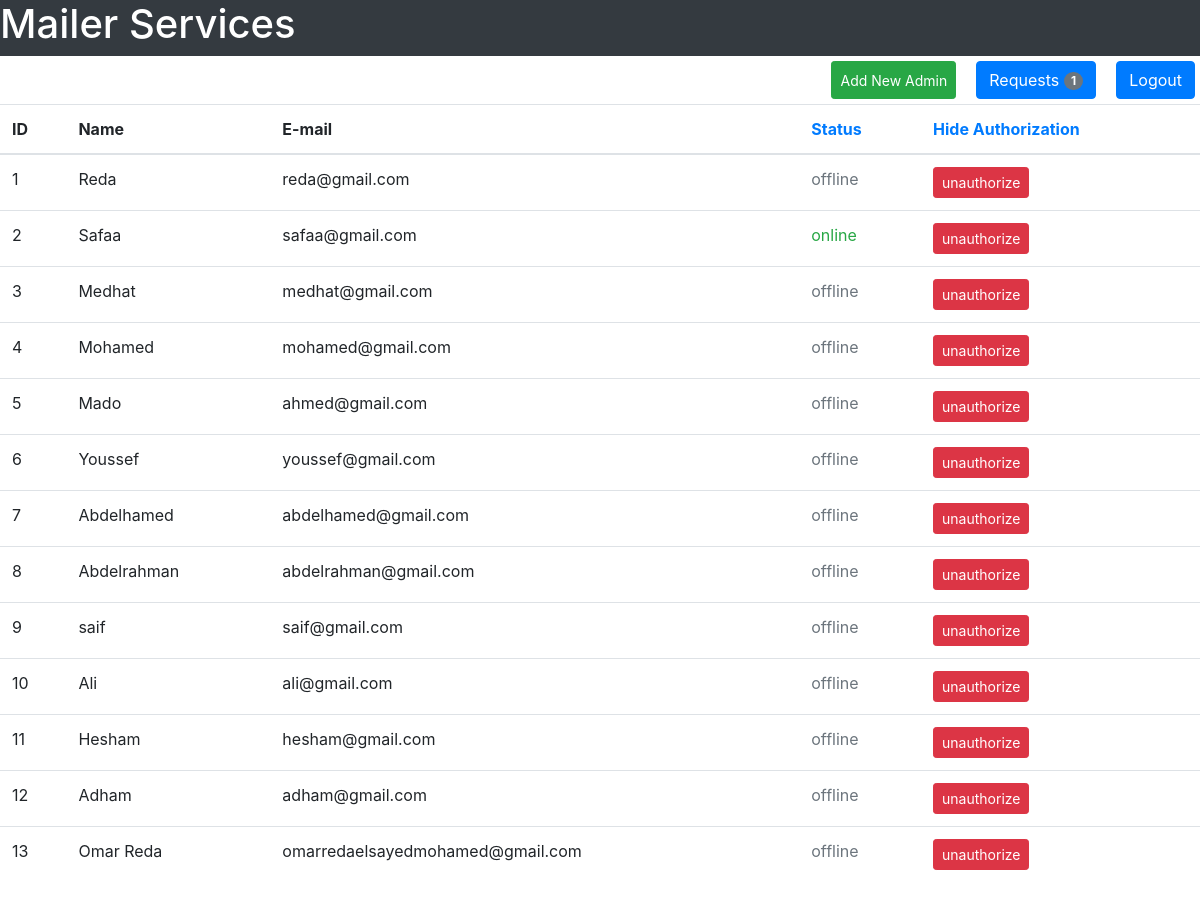
Before: /admin/main-page with the older database file.
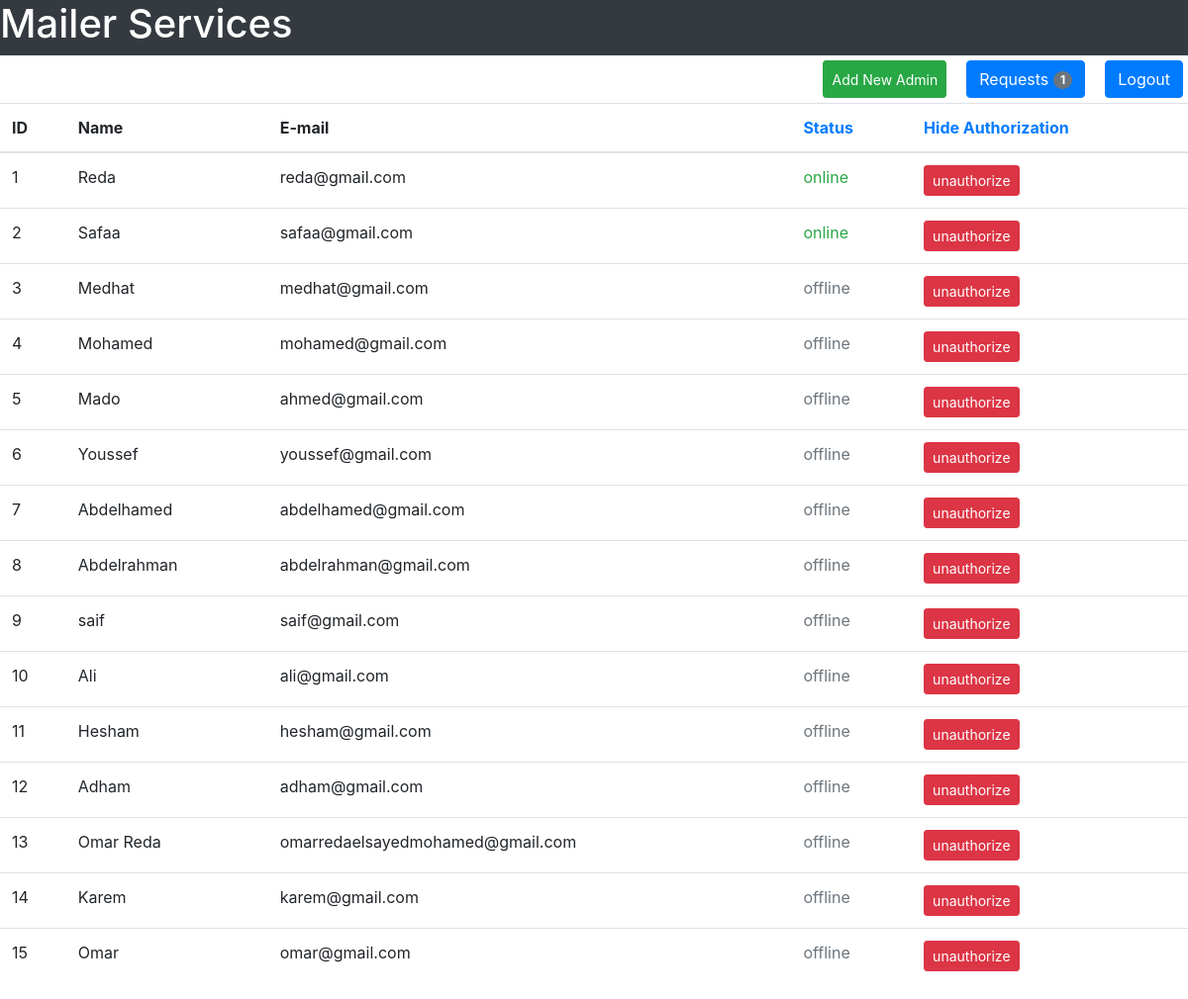
After: the same page with the newer database file.
### tables this page shows
CREATE TABLE user(user_id INTEGER PRIMARY KEY, user_name TEXT NOT NULL, user_email TEXT NOT NULL, user_password TEXT  NOT NULL, user_gender TEXT NOT NULL, user_date_of_birth TEXT NOT NULL, user_city TEXT NOT NULL, user_country TEXT NOT NULL, user_contact INTEGER, user_account_creation_date TEXT NOT NULL, user_active INTEGER DEFAULT 0 CHECK(user_active == 1 OR user_active == 0), visits INTEGER DEFAULT 0, UNIQUE(user_email));

### Admin/admins.py (the view)
@admin_bp.route("/admin/main-page")
def admin_page():
    sqlite_connection = sqlite3.connect("MAIL_DB.db")
    check_unauthorized_query = """SELECT user_email FROM unauthorize;"""
    db_unauthorized_mails = sqlite_connection.execute(check_unauthorized_query)
    un_authorized_mails = []
    for mail in db_unauthorized_mails:
        un_authorized_mails.append(mail[0])
    select_all_users = """SELECT user_id, user_name, user_email, user_active FROM user;"""
    db_all_users = sqlite_connection.execute(select_all_users)
    user_data = {}
    all_users = []
    for user in db_all_users:
        user_data["user_id"] = user[0]
        user_data["user_name"] = user[1]
        user_data["user_email"] = user[2]
        user_data["user_status"] = user[3]
        user_data["user_authorized"] = True
        for mail in un_authorized_mails:
            if mail == user[2]:
                user_data["user_authorized"] = False
                break
        all_users.append(user_data)
        user_data = {}
        waiting_requests = get_all_waiting_requests()
    return render_template("admin_templates/admin.html", all_users = all_users, waiting_requests = waiting_requests)

### Admin/admins.py (called while the page is built)
def get_all_waiting_requests():
    sqlite_connection = sqlite3.connect("MAIL_DB.db")
    select_query = """SELECT waiting_id FROM waiting_list;"""
    db_all_requests = sqlite_connection.execute(select_query)
    counter = 0
    for req in db_all_requests:
        counter += 1
    sqlite_connection.close()
    return counter

### Admin/templates/admin_templates/admin.html (shortened to what this page needs)
<!DOCTYPE html>
<html lang = "en">
    <head>
        <link rel="stylesheet" href="https://maxcdn.bootstrapcdn.com/bootstrap/4.5.2/css/bootstrap.min.css">
    </head>
    <body>
        <div class = "container-fluid">
            <div class = "row bg-dark text-white">
                <h1>Mailer Services</h1>
            </div>
            <div class = "row">
                <div class = "row" style = "margin-left: auto;margin-top: 5px;margin-bottom: 5px;">
                        <button class = "btn btn-success btn-sm" style = "margin-right: 20px;" data-toggle = "modal" data-target = "#adminForm">Add New Admin</button>
                        <a href = "{{url_for('admin_bp.waiting_requests')}}" style = "margin-right: 20px;" class = "btn btn-primary">Requests <span class = "badge badge-pill badge-secondary" id = "waitingRequests"> {{waiting_requests}}</span></a>
                        <a href = "{{url_for('forms_bp.login_form_page')}}" class = "btn btn-primary" style = "margin-right: 20px;">Logout</a>
                    </div>
                <table class = "table">
                    <thead>
                        <tr>
                            <th>ID</th>
                            <th>Name</th>
                            <th>E-mail</th>
                            <th><a href = "#" class = "text-primary" id = "statusButton">Status</a></th>
                            <th><a href = "#" class = "text-primary" id = "showAuthorizationButton">Hide Authorization</a></th>
                        </tr>
                    </thead>
                    <tbody>
                        {% for user in all_users:%}
                        <tr>
                            <td>{{user["user_id"]}}</td>
                            <td>{{user["user_name"]}}</td>
                            <td id = "userMail">{{user["user_email"]}}</td>
                            {% if user["user_status"] == 1 %}
                                <td class = "text-success" id = "userStatus">online</td>
                            {% else %}
                                <td class = "text-secondary" id = "userStatus">offline</td>
                            {% endif %}
                            {% if user["user_authorized"] == True %}
                                <td><a href = "{{url_for('admin_bp.admin_unauthorize', user_mail = user['user_email'])}}" class = "btn btn-danger btn-sm" id = "authorizationButton">unauthorize</a></td>
                            {% else %}
                                <td><a href = "{{url_for('admin_bp.admin_authorize', user_mail = user['user_email'])}}" class = "btn btn-success btn-sm" id = "authorizationButton">authorize</a></td>
                            {% endif %}
                        </tr>
                        {% endfor %}
                    </tbody>
                </table>
            </div>
        </div>
    </body>
</html>

Changed rows visible on the page:
changed user "Reda": text "offline" → "online"
added user: user_id "14", user_name "Karem", user_email "karem@gmail.com", shows "offline"
added user: user_id "15", user_name "Omar", user_email "omar@gmail.com", shows "offline"
